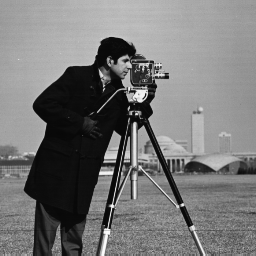
%> input picture cameraman.tif, 256 x 256 px
$ octave --eval "result = waveletTransform(imread('cameraman.tif'));"   (GNU Octave 9; MATLAB toolbox functions it lacks are replaced by stand-ins)
%> lines starting %> are read from the running program, lines starting %| are printed output that depends on the picture
function waveletMoments = waveletTransform(image)  %, spaceColor)
% [9 lines of commented-out code are left out]
imgGray = double(rgb2gray(image))/255;
coeff_1 = dwt2(imgGray', 'coif1');
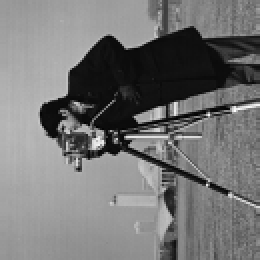
%> coeff_1: size 130x130 double (shown 2 times larger); min -0.0317, max 2.06, mean 0.937; drawn with min black and max white
coeff_2 = dwt2(coeff_1, 'coif1');
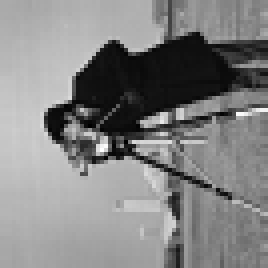
%> coeff_2: size 67x67 double (shown 4 times larger); min -0.0399, max 3.71, mean 1.9; drawn with min black and max white
coeff_3 = dwt2(coeff_2, 'coif1');
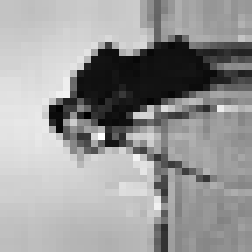
%> coeff_3: size 36x36 double (shown 7 times larger); min -0.0372, max 6.45, mean 3.87; drawn with min black and max white
coeff_4 = dwt2(coeff_3, 'coif1');
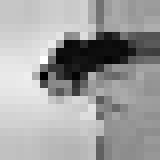
%> coeff_4: size 20x20 double (shown 8 times larger); min 0.129, max 12.63, mean 7.97; drawn with min black and max white
% construct the feaute vector
meanCoeff = mean(coeff_4);
%> meanCoeff = 20 values, max 10.54 at index 4, min 5.22 at index 13, mean 7.97
stdCoeff = std(coeff_4);
%> stdCoeff = 20 values, max 4.13 at index 10, min 0.689 at index 2, mean 2.23
waveletMoments = [meanCoeff stdCoeff];
%> waveletMoments = 40 values, max 10.54 at index 4, min 0.689 at index 22, mean 5.1
%> `result = waveletTransform(imread('cameraman.tif'));`: result has the same summary as waveletMoments in waveletTransform
end
